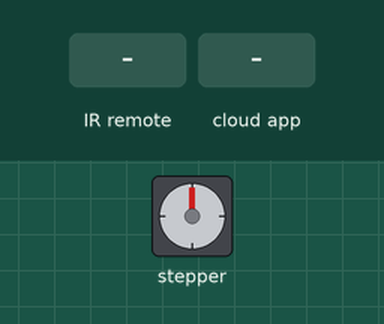
Recording of a sketch running on a simulated ESP8266 (NodeMCU). Parts: stepper motor. Wiring (inferred from the names in the program): stepper motor driver (200 steps per turn assumed): step GPIO 14; direction GPIO 5; enable GPIO 4. Inputs (shaded band) come from the test bench. WiFi joins after 1.5 s; servers stay silent unless stated; what the sketch prints to the serial monitor is not drawn.

Above: at 2.7 s.
2.8 s: infrared code 0x17FE8 received
At 3.2 s:
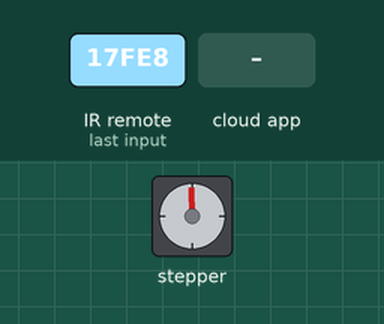
6.0 s: the phone or cloud app sets Blinds to 1
At 7.2 s:
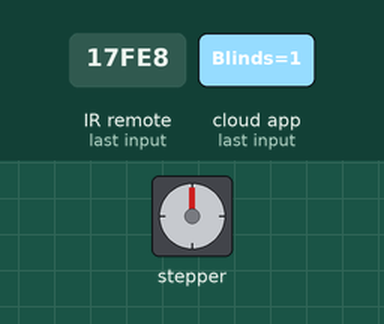
Timing chart, 0 to 9.0 s (numbered marks = the images above; inputs shaded):
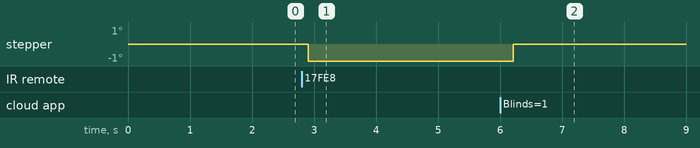

The sketch:

_The_DIY_Ed__Smart_Blinds_xFinal_Ver1.0.ino
```cpp
//The DIY Ed
//http://www.youtube.com/channel/UCMSgVhCZs5Rd2fwrPaEA3yw
#include <Arduino.h>
#include <IRremoteESP8266.h>
#include <IRrecv.h>
#include <IRutils.h>
#include <ESP8266WiFi.h>
#include "fauxmoESP.h"


fauxmoESP fauxmo; //Declare fauxmoESP object
const char* deviceZero="Blinds";
#define WIFI_SSID "Wifi SSID" //Wifi SSID
#define WIFI_PASS "TheDIYEd" //Wifi Password

int iRPin = 13;            //IR sensor connected to GIPO 13  Pin D7
IRrecv irrecv(iRPin);     //Create an IR object of the class
decode_results results;

int stepPin = 14;      //A4988 Driver Stepper motor step pin to GIPO 14  Pin D5
int dirPin = 5;       //A4988 Driver Stepper motor direction pin to GIPO 5  Pin D1
int alexaValue = 0;
int alexaState = 2;
int countflag = 0;
int stopflag = 0;
int blindDir = 1;         //Blind direction, set to 0 for reverse if needed
int blindLength = 52000;   //Number of steps for full blind length
int blindPosition = 0;    //Initial blind position
int blindPositionB = 0;
int blindSpeed = 2;     //Delay between pulses, smaller delay, higher speed
int enPin = 4;          // Enable pin for the A4899 driver on GIPO 4  Pin D2


void setup()
   {
  Serial.begin(115200);       //To get HEX value form the remote
  Serial.println();
  Serial.println();
  irrecv.enableIRIn();        //Start the IR receiver
  pinMode(stepPin, OUTPUT);   //Define the stepper motor pins
  pinMode(dirPin, OUTPUT);
  pinMode(enPin, OUTPUT);
  digitalWrite(enPin, LOW);
  Serial.println("Setting up wifi!");
      wifiSetup(); //Set up wifi

      //Setup fauxmo
      fauxmo.createServer(true);
      fauxmo.setPort(80);
      fauxmo.enable(true);

      // Add virtual devices
      fauxmo.addDevice(deviceZero); //Add deviceZero
      fauxmo.onSetState(callback);
    }

void loop()
    {
  if (irrecv.decode(&results))  //Wait for an IR signal
    {
      serialPrintUint64(results.value, HEX);   //Only used to show HEX value on serial
      driveMotor(results.value);
      irrecv.resume();
      delay(200);
    }
      fauxmo.handle();
      delay(100);
 if (alexaValue>0)
    {
      alexaAction();
    }
      stopflag = 0;
      alexaState = 2;
      delay(100);
      digitalWrite(enPin, LOW);
      blindPositionB = blindPosition;
    }

void callback(unsigned char device_id, const char * device_name, bool state, unsigned char value)
    {
  Serial.printf("[MAIN] Device #%d (%s) state: %s value: %d\n", device_id, device_name, state ? "ON" : "OFF", value);
    serialPrintUint64(results.value);

      alexaValue = value;
      alexaState = state;
    }

void alexaAction()
    {
      alexaValue = alexaValue * 203.9 ; // Devide the numbers of total steps with 255 to get procentage number


 if ((blindPosition > alexaValue) && (stopflag == 0) && (alexaState == 1))

    {
      countflag = blindPosition - alexaValue;
      blindSpeed = 2;
      moveMotor(0,countflag);
      blindPosition = alexaValue;
      stopflag = 1;
    }

 if ((blindPosition < alexaValue) && (stopflag == 0) && (alexaState == 1))
    {
      countflag = alexaValue - blindPosition;
      blindSpeed = 1;
      moveMotor(1,countflag);
      blindPosition = alexaValue;
      stopflag = 1;
     }
 if ((blindPosition = alexaValue) && (stopflag == 0) && (alexaState == 1))
    {
      stopflag = 1;
    }
 if (alexaState == 0)
    {

      blindSpeed = 2;
      moveMotor(0,blindPositionB);
      blindPosition = 0;
      alexaState = 2;
    }
      alexaValue = 0;
    }

void driveMotor(unsigned long value)  //Read the IR code and decide steps
    {

  switch (value)  //IR switch value to action
    {
      break;
      case 0x17FE8:      //Open Fully
      blindSpeed = 2;
      moveMotor(0,blindPosition);
      blindPosition = 0;
      break;
      case 0xFFF00:    //Close Fully
      blindSpeed = 1;
      moveMotor(1,blindLength-blindPosition);
      blindPosition = blindLength;
      break;
    }
    }

void moveMotor(int moveDir, int noSteps)
    {
 if (moveDir == blindDir)
    {
      digitalWrite(dirPin, HIGH);
    }
  else{
      digitalWrite(dirPin, LOW);
    }
 Serial.println("part 2");
  for(int i=0 ; i<=noSteps ; i++)
    {
 Serial.println(i);
      digitalWrite(stepPin, HIGH);
      digitalWrite(enPin, HIGH);
      delay(blindSpeed);
      digitalWrite(stepPin, LOW);
      delay(blindSpeed);
     }
     }

//Wifi Setup
void wifiSetup()
    {
      // Set WIFI module to STA mode
      WiFi.mode(WIFI_STA);
      wifi_set_sleep_type(LIGHT_SLEEP_T);

      // Connect
      Serial.printf("[WIFI] Connecting to %s ", WIFI_SSID);
      WiFi.begin(WIFI_SSID, WIFI_PASS);

      // Wait
      while (WiFi.status() != WL_CONNECTED) {
        Serial.print(".");
        delay(100);
     }
        Serial.println();

       // Connected!
       Serial.printf("[WIFI] STATION Mode, SSID: %s, IP address: %s\n", WiFi.SSID().c_str(), WiFi.localIP().toString().c_str());
}
```
